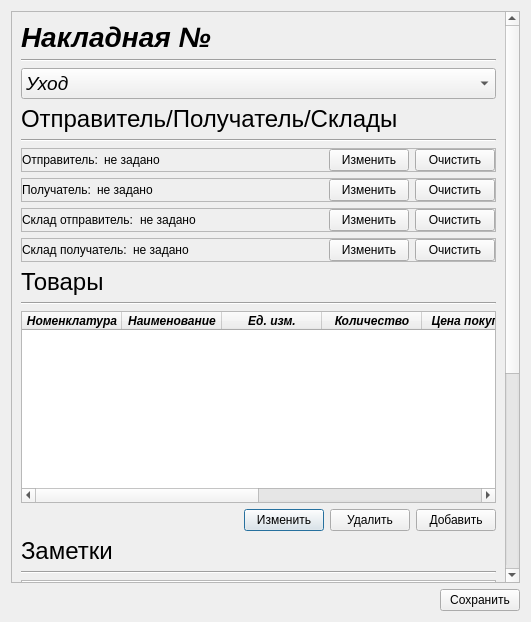
<?xml version="1.0" encoding="UTF-8"?>
<ui version="4.0">
 <class>AddInvoice_Dialog</class>
 <widget class="QDialog" name="AddInvoice_Dialog">
  <property name="geometry">
   <rect>
    <x>0</x>
    <y>0</y>
    <width>531</width>
    <height>622</height>
   </rect>
  </property>
  <property name="windowTitle">
   <string>Dialog</string>
  </property>
  <layout class="QGridLayout" name="gridLayout">
   <item row="1" column="0">
    <spacer name="horizontalSpacer_3">
     <property name="orientation">
      <enum>Qt::Horizontal</enum>
     </property>
     <property name="sizeHint" stdset="0">
      <size>
       <width>40</width>
       <height>20</height>
      </size>
     </property>
    </spacer>
   </item>
   <item row="0" column="0" colspan="2">
    <widget class="QScrollArea" name="scrollArea_Workspace">
     <property name="widgetResizable">
      <bool>true</bool>
     </property>
     <widget class="QWidget" name="scrollAreaWidgetContents">
      <property name="geometry">
       <rect>
        <x>0</x>
        <y>0</y>
        <width>497</width>
        <height>895</height>
       </rect>
      </property>
      <layout class="QGridLayout" name="gridLayout_2">
       <item row="20" column="0" colspan="3">
        <widget class="QLabel" name="label_14">
         <property name="font">
          <font>
           <pointsize>11</pointsize>
           <weight>75</weight>
           <italic>true</italic>
           <bold>true</bold>
           <underline>true</underline>
          </font>
         </property>
         <property name="text">
          <string>Сумма оплаты:</string>
         </property>
        </widget>
       </item>
       <item row="10" column="0" colspan="6">
        <widget class="QLabel" name="label_11">
         <property name="font">
          <font>
           <pointsize>18</pointsize>
          </font>
         </property>
         <property name="text">
          <string>Товары</string>
         </property>
        </widget>
       </item>
       <item row="19" column="1" colspan="2">
        <widget class="QComboBox" name="comboBox_TypePayment">
         <item>
          <property name="text">
           <string>Наличный</string>
          </property>
         </item>
         <item>
          <property name="text">
           <string>Безналичный</string>
          </property>
         </item>
        </widget>
       </item>
       <item row="19" column="0">
        <widget class="QLabel" name="label_13">
         <property name="text">
          <string>Тип оплаты:</string>
         </property>
        </widget>
       </item>
       <item row="13" column="3">
        <widget class="QPushButton" name="pushButton_SetProduct">
         <property name="text">
          <string>Изменить</string>
         </property>
        </widget>
       </item>
       <item row="20" column="3" colspan="3">
        <widget class="QLabel" name="label_SumPayment">
         <property name="font">
          <font>
           <pointsize>11</pointsize>
           <weight>75</weight>
           <italic>true</italic>
           <bold>true</bold>
           <underline>false</underline>
          </font>
         </property>
         <property name="text">
          <string>0</string>
         </property>
        </widget>
       </item>
       <item row="1" column="0" colspan="6">
        <widget class="Line" name="line">
         <property name="orientation">
          <enum>Qt::Horizontal</enum>
         </property>
        </widget>
       </item>
       <item row="13" column="4">
        <widget class="QPushButton" name="pushButton_DeleteProduct">
         <property name="text">
          <string>Удалить</string>
         </property>
        </widget>
       </item>
       <item row="0" column="0" colspan="6">
        <widget class="QLabel" name="label_NumberInvoice">
         <property name="font">
          <font>
           <pointsize>21</pointsize>
           <weight>75</weight>
           <italic>true</italic>
           <bold>true</bold>
          </font>
         </property>
         <property name="text">
          <string>Накладная №</string>
         </property>
        </widget>
       </item>
       <item row="13" column="5">
        <widget class="QPushButton" name="pushButton_AddProduct">
         <property name="text">
          <string>Добавить</string>
         </property>
        </widget>
       </item>
       <item row="17" column="0" colspan="6">
        <widget class="QLabel" name="label_12">
         <property name="font">
          <font>
           <pointsize>18</pointsize>
          </font>
         </property>
         <property name="text">
          <string>Оплата</string>
         </property>
        </widget>
       </item>
       <item row="14" column="0" colspan="6">
        <widget class="QLabel" name="label_16">
         <property name="font">
          <font>
           <pointsize>18</pointsize>
          </font>
         </property>
         <property name="text">
          <string>Заметки</string>
         </property>
        </widget>
       </item>
       <item row="21" column="0" colspan="3">
        <widget class="QLabel" name="label_17">
         <property name="font">
          <font>
           <pointsize>11</pointsize>
           <weight>75</weight>
           <italic>true</italic>
           <bold>true</bold>
           <underline>true</underline>
          </font>
         </property>
         <property name="text">
          <string>Дата:</string>
         </property>
        </widget>
       </item>
       <item row="22" column="0">
        <spacer name="verticalSpacer">
         <property name="orientation">
          <enum>Qt::Vertical</enum>
         </property>
         <property name="sizeHint" stdset="0">
          <size>
           <width>20</width>
           <height>40</height>
          </size>
         </property>
        </spacer>
       </item>
       <item row="15" column="0" colspan="6">
        <widget class="Line" name="line_5">
         <property name="orientation">
          <enum>Qt::Horizontal</enum>
         </property>
        </widget>
       </item>
       <item row="4" column="0" colspan="6">
        <widget class="Line" name="line_2">
         <property name="orientation">
          <enum>Qt::Horizontal</enum>
         </property>
        </widget>
       </item>
       <item row="3" column="0" colspan="6">
        <widget class="QLabel" name="label_2">
         <property name="font">
          <font>
           <pointsize>18</pointsize>
          </font>
         </property>
         <property name="text">
          <string>Отправитель/Получатель/Склады</string>
         </property>
        </widget>
       </item>
       <item row="11" column="0" colspan="6">
        <widget class="Line" name="line_3">
         <property name="orientation">
          <enum>Qt::Horizontal</enum>
         </property>
        </widget>
       </item>
       <item row="12" column="0" colspan="6">
        <widget class="QTableWidget" name="tableWidget_Products">
         <property name="sizePolicy">
          <sizepolicy hsizetype="Expanding" vsizetype="Fixed">
           <horstretch>0</horstretch>
           <verstretch>0</verstretch>
          </sizepolicy>
         </property>
         <property name="font">
          <font>
           <weight>75</weight>
           <italic>true</italic>
           <bold>true</bold>
          </font>
         </property>
         <column>
          <property name="text">
           <string>Номенклатура</string>
          </property>
         </column>
         <column>
          <property name="text">
           <string>Наименование</string>
          </property>
         </column>
         <column>
          <property name="text">
           <string>Ед. изм.</string>
          </property>
         </column>
         <column>
          <property name="text">
           <string>Количество</string>
          </property>
         </column>
         <column>
          <property name="text">
           <string>Цена покупки</string>
          </property>
         </column>
         <column>
          <property name="text">
           <string>Цена продажи</string>
          </property>
         </column>
         <column>
          <property name="text">
           <string>Сумма покупки</string>
          </property>
         </column>
         <column>
          <property name="text">
           <string>Сумма продажи</string>
          </property>
         </column>
        </widget>
       </item>
       <item row="16" column="0" colspan="6">
        <widget class="QPlainTextEdit" name="plainTextEdit_Note">
         <property name="sizePolicy">
          <sizepolicy hsizetype="Expanding" vsizetype="Fixed">
           <horstretch>0</horstretch>
           <verstretch>0</verstretch>
          </sizepolicy>
         </property>
        </widget>
       </item>
       <item row="18" column="0" colspan="6">
        <widget class="Line" name="line_4">
         <property name="orientation">
          <enum>Qt::Horizontal</enum>
         </property>
        </widget>
       </item>
       <item row="2" column="0" colspan="6">
        <widget class="QComboBox" name="comboBox_TypeInvoice">
         <property name="font">
          <font>
           <pointsize>14</pointsize>
           <italic>true</italic>
          </font>
         </property>
         <property name="currentIndex">
          <number>1</number>
         </property>
         <item>
          <property name="text">
           <string>Приход</string>
          </property>
         </item>
         <item>
          <property name="text">
           <string>Уход</string>
          </property>
         </item>
         <item>
          <property name="text">
           <string>Перемещение</string>
          </property>
         </item>
        </widget>
       </item>
       <item row="9" column="0" colspan="6">
        <widget class="QFrame" name="frame_StorageRecipient">
         <property name="frameShape">
          <enum>QFrame::StyledPanel</enum>
         </property>
         <property name="frameShadow">
          <enum>QFrame::Raised</enum>
         </property>
         <layout class="QHBoxLayout" name="horizontalLayout">
          <property name="leftMargin">
           <number>0</number>
          </property>
          <property name="topMargin">
           <number>0</number>
          </property>
          <property name="rightMargin">
           <number>0</number>
          </property>
          <property name="bottomMargin">
           <number>0</number>
          </property>
          <item>
           <widget class="QLabel" name="label_6">
            <property name="text">
             <string>Склад получатель:</string>
            </property>
           </widget>
          </item>
          <item>
           <widget class="QLabel" name="label_StorageRecipient">
            <property name="text">
             <string>не задано</string>
            </property>
           </widget>
          </item>
          <item>
           <spacer name="horizontalSpacer_5">
            <property name="orientation">
             <enum>Qt::Horizontal</enum>
            </property>
            <property name="sizeHint" stdset="0">
             <size>
              <width>40</width>
              <height>20</height>
             </size>
            </property>
           </spacer>
          </item>
          <item>
           <widget class="QPushButton" name="pushButton_SetStorageRecipient">
            <property name="text">
             <string>Изменить</string>
            </property>
           </widget>
          </item>
          <item>
           <widget class="QPushButton" name="pushButton_ClearStorageRecipient">
            <property name="text">
             <string>Очистить</string>
            </property>
           </widget>
          </item>
         </layout>
        </widget>
       </item>
       <item row="8" column="0" colspan="6">
        <widget class="QFrame" name="frame_StorageSender">
         <property name="frameShape">
          <enum>QFrame::StyledPanel</enum>
         </property>
         <property name="frameShadow">
          <enum>QFrame::Raised</enum>
         </property>
         <layout class="QHBoxLayout" name="horizontalLayout_2">
          <property name="leftMargin">
           <number>0</number>
          </property>
          <property name="topMargin">
           <number>0</number>
          </property>
          <property name="rightMargin">
           <number>0</number>
          </property>
          <property name="bottomMargin">
           <number>0</number>
          </property>
          <item>
           <widget class="QLabel" name="label_5">
            <property name="text">
             <string>Склад отправитель:</string>
            </property>
           </widget>
          </item>
          <item>
           <widget class="QLabel" name="label_StorageSender">
            <property name="text">
             <string>не задано</string>
            </property>
           </widget>
          </item>
          <item>
           <spacer name="horizontalSpacer_4">
            <property name="orientation">
             <enum>Qt::Horizontal</enum>
            </property>
            <property name="sizeHint" stdset="0">
             <size>
              <width>40</width>
              <height>20</height>
             </size>
            </property>
           </spacer>
          </item>
          <item>
           <widget class="QPushButton" name="pushButton_SetStorageSender">
            <property name="text">
             <string>Изменить</string>
            </property>
           </widget>
          </item>
          <item>
           <widget class="QPushButton" name="pushButton_ClearStorageSender">
            <property name="text">
             <string>Очистить</string>
            </property>
           </widget>
          </item>
         </layout>
        </widget>
       </item>
       <item row="7" column="0" colspan="6">
        <widget class="QFrame" name="frame_Sender">
         <property name="frameShape">
          <enum>QFrame::StyledPanel</enum>
         </property>
         <property name="frameShadow">
          <enum>QFrame::Raised</enum>
         </property>
         <layout class="QHBoxLayout" name="horizontalLayout_3">
          <property name="leftMargin">
           <number>0</number>
          </property>
          <property name="topMargin">
           <number>0</number>
          </property>
          <property name="rightMargin">
           <number>0</number>
          </property>
          <property name="bottomMargin">
           <number>0</number>
          </property>
          <item>
           <widget class="QLabel" name="label_4">
            <property name="text">
             <string>Получатель:</string>
            </property>
           </widget>
          </item>
          <item>
           <widget class="QLabel" name="label_NameRecipient">
            <property name="text">
             <string>не задано</string>
            </property>
           </widget>
          </item>
          <item>
           <spacer name="horizontalSpacer_2">
            <property name="orientation">
             <enum>Qt::Horizontal</enum>
            </property>
            <property name="sizeHint" stdset="0">
             <size>
              <width>40</width>
              <height>20</height>
             </size>
            </property>
           </spacer>
          </item>
          <item>
           <widget class="QPushButton" name="pushButton_SetRecipient">
            <property name="text">
             <string>Изменить</string>
            </property>
           </widget>
          </item>
          <item>
           <widget class="QPushButton" name="pushButton_ClearRecipient">
            <property name="text">
             <string>Очистить</string>
            </property>
           </widget>
          </item>
         </layout>
        </widget>
       </item>
       <item row="6" column="0" colspan="6">
        <widget class="QFrame" name="frame_Recipient">
         <property name="frameShape">
          <enum>QFrame::StyledPanel</enum>
         </property>
         <property name="frameShadow">
          <enum>QFrame::Raised</enum>
         </property>
         <layout class="QHBoxLayout" name="horizontalLayout_4">
          <property name="leftMargin">
           <number>0</number>
          </property>
          <property name="topMargin">
           <number>0</number>
          </property>
          <property name="rightMargin">
           <number>0</number>
          </property>
          <property name="bottomMargin">
           <number>0</number>
          </property>
          <item>
           <widget class="QLabel" name="label_3">
            <property name="text">
             <string>Отправитель:</string>
            </property>
           </widget>
          </item>
          <item>
           <widget class="QLabel" name="label_NameSender">
            <property name="text">
             <string>не задано</string>
            </property>
           </widget>
          </item>
          <item>
           <spacer name="horizontalSpacer">
            <property name="orientation">
             <enum>Qt::Horizontal</enum>
            </property>
            <property name="sizeHint" stdset="0">
             <size>
              <width>40</width>
              <height>20</height>
             </size>
            </property>
           </spacer>
          </item>
          <item>
           <widget class="QPushButton" name="pushButton_SetSender">
            <property name="text">
             <string>Изменить</string>
            </property>
           </widget>
          </item>
          <item>
           <widget class="QPushButton" name="pushButton_ClearSender">
            <property name="text">
             <string>Очистить</string>
            </property>
           </widget>
          </item>
         </layout>
        </widget>
       </item>
       <item row="21" column="3" colspan="3">
        <widget class="QLabel" name="label_Date">
         <property name="font">
          <font>
           <pointsize>11</pointsize>
           <weight>75</weight>
           <italic>true</italic>
           <bold>true</bold>
           <underline>true</underline>
          </font>
         </property>
         <property name="text">
          <string>TextLabel</string>
         </property>
        </widget>
       </item>
      </layout>
     </widget>
    </widget>
   </item>
   <item row="1" column="1">
    <widget class="QPushButton" name="pushButton_Save">
     <property name="text">
      <string>Сохранить</string>
     </property>
    </widget>
   </item>
  </layout>
 </widget>
 <resources/>
 <connections/>
</ui>
